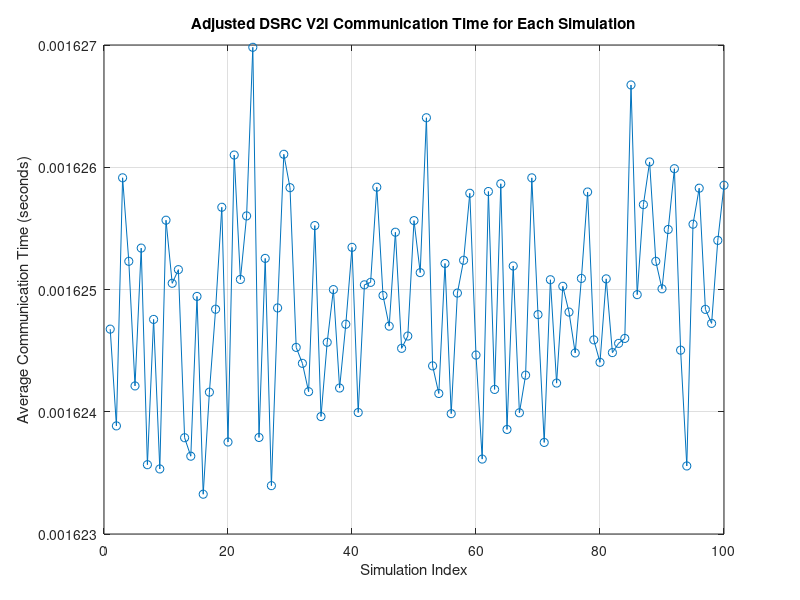

Write MATLAB code to recreate this figure.
% DSRC Simulation Parameters
numVehicles = 50; % Number of vehicles involved in the communication
numSimulations = 100; % Number of simulations to calculate the average time
maxDistance = 300; % Maximum distance between vehicles and RSUs in meters

% DSRC Communication Parameters
bandwidth = 10e6; % Bandwidth in bits per second (e.g., 10 Mbps for DSRC)
messageSize = 1000 * 8; % Size of the message in bits (e.g., 1000 bytes)
meanProcessingDelay = 20e-6; % Lower mean processing delay at RSU in seconds (e.g., 20 microseconds)
processingStdDev = 5e-6; % Standard deviation for processing delay
meanNetworkDelay = 2e-6; % Lower mean additional network delay due to congestion
networkDelayStdDev = 1e-6; % Standard deviation for network delay
speedRange = [10, 30]; % Speed of vehicles in meters per second

% Function to simulate DSRC communication delay based on distance and congestion
function delay = dsrcCommunicationDelay(distance, bandwidth, messageSize, meanNetworkDelay, networkDelayStdDev)
    speedOfLight = 3e8; % Speed of light in meters per second
    propagationDelay = distance / speedOfLight; % Time for signal to travel to RSU
    transmissionDelay = messageSize / bandwidth; % Time to transmit the message
    networkDelay = normrnd(meanNetworkDelay, networkDelayStdDev); % Simulated network congestion delay
    delay = propagationDelay + transmissionDelay + networkDelay;
end

% Initialize Results
communicationTimes = zeros(1, numSimulations);

% Simulation Loop
for n = 1:numSimulations
    totalCommTime = 0; % Initialize total communication time for this simulation
    
    for v = 1:numVehicles
        % Randomly assign a speed to the vehicle
        speed = randi(speedRange);
        
        % Calculate dynamic distance based on speed (vehicles moving closer/farther from RSU)
        distance = rand() * maxDistance;
        distance = distance + (rand() * speed - (speed / 2)); % Adding random component based on speed
        
        % Calculate the communication delay for sending the message
        commDelay = dsrcCommunicationDelay(distance, bandwidth, messageSize, meanNetworkDelay, networkDelayStdDev);
        
        % Simulate processing delay at the RSU
        processingDelay = normrnd(meanProcessingDelay, processingStdDev); % Random processing delay
        
        % Total round-trip time for this vehicle
        roundTripTime = 2 * commDelay + processingDelay;
        
        % Accumulate the total communication time
        totalCommTime = totalCommTime + roundTripTime;
    end
    
    % Record the average communication time per vehicle in this simulation
    communicationTimes(n) = totalCommTime / numVehicles;
end

% Calculate and Display Average Communication Time
averageCommTime = mean(communicationTimes);
fprintf('Adjusted DSRC V2I Communication Time: %.6f seconds\n', averageCommTime);

% Plot the Communication Times for each Simulation
figure;
plot(communicationTimes, '-o');
xlabel('Simulation Index');
ylabel('Average Communication Time (seconds)');
title('Adjusted DSRC V2I Communication Time for Each Simulation');
grid on;
